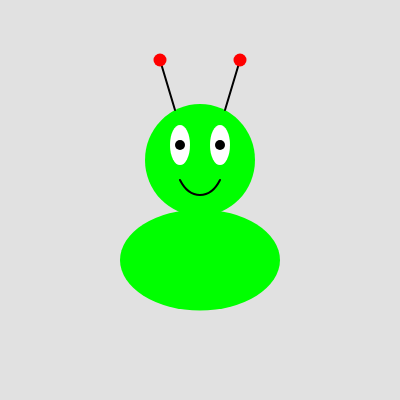
Frame 1 (no input)
Frame 60 (no input): identical to frame 1, image omitted
Frame 120 (the mouse pressed at the canvas centre since frame 60): identical to frame 1, image omitted

The p5.js sketch that drew this single still picture (run headless with seeded random() and noise() and a simulated clock; from frame 60 on, the mouse is pressed at the canvas centre):

// p5.js sketch
// ── sketch.js
function setup() {
  createCanvas(400, 400);
}

function draw() {
  background(225);

  noStroke();
  fill(0, 255, 0);  // Green color
  ellipse(200, 260, 160, 101);  // Body
  ellipse(200, 160, 110, 112); // Head

  stroke(0);
  strokeWeight(2);
  line(175, 110, 160, 60); // Left antenna
  line(225, 110, 240, 60); // Right antenna
  fill(255, 0, 0); 
  noStroke();  // Removing the stroke from the ellipse
  ellipse(160, 60, 13, 13); // Left antenna tip
  ellipse(240, 60, 13, 13); // Right antenna tip

  // Eyes
  fill(255);
  ellipse(180, 145, 20, 40); // Left eye
  ellipse(220, 145, 20, 40); // Right eye
  fill(0);
  ellipse(180, 145, 10, 10); // Left pupil
  ellipse(220, 145, 10, 10); // Right pupil

  noFill();
  stroke(0);
  strokeWeight(2);
  noFill();
  bezier(180, 180, 190, 200, 210, 200, 220, 180); // Adding bezier curve for the natural smile
}
